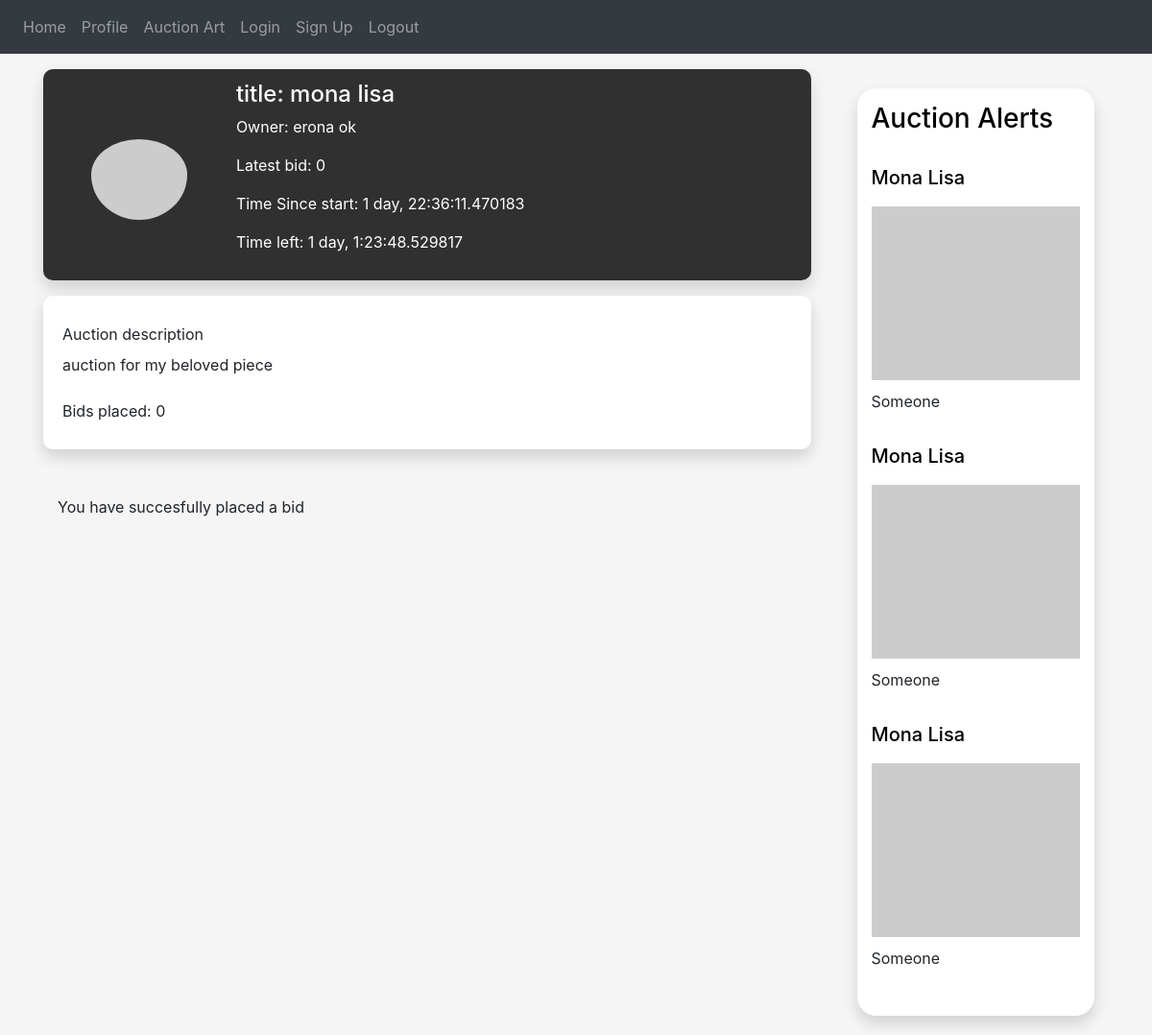
Page /auction?id=1 (signed in) on the committed database.
### auctionly/art/art.py (models this page shows, shortened)
class Art(db.Model):
    id = db.Column(db.Integer, primary_key=True)
    owner_id = db.Column(db.Integer, db.ForeignKey("user.id"))
    name = db.Column(db.String(150))
    description = db.Column(db.String(150))
    image = db.Column(db.String(150))
    art_category = db.Column(db.String(150))
    up_for_auction = db.Column(db.String(5))
    def get_name(self):
        return self.name

### auctionly/users/user.py (models this page shows, shortened)
class User(db.Model, UserMixin):
    __tablename__ = 'user'
    id = db.Column(db.Integer, primary_key=True)
    email = db.Column(db.String(150), unique=True)
    password = db.Column(db.String(150))
    first_name = db.Column(db.String(150))
    last_name = db.Column(db.String(150))
    def get_full_name(self):
        return self.first_name + " " + self.last_name

### auctionly/auction/auction.py (models this page shows, shortened)
class Auction(db.Model):
    id = db.Column(db.Integer, primary_key=True)
    end_time = db.Column(db.DateTime, nullable=False,
                         default=datetime.datetime.utcnow)
    seller_id = db.Column(db.Integer, db.ForeignKey("user.id"))
    art_id = db.Column(db.Integer, db.ForeignKey("art.id"))
    description = db.Column(db.String(150))
    starter_price = db.Column(db.String(150))
    bid_increment = db.Column(db.String(150))
    upload_time = db.Column(db.DateTime, default=datetime.datetime.utcnow)
    def get_upload_time(self):
        return self.upload_time
    def get_seller_id(self):
        return self.seller_id
    def get_auction_id(self):
        return self.id
    def get_art_id(self):
        return self.art_id
    def get_auction_description(self):
        return self.description
    def get_time_since_start(self):
        now = datetime.datetime.now()
        return (now - self.get_upload_time())
    def get_time_left(self):
        """ by default it is set to last 3 days since the start of the auction """
        time_out = self.get_upload_time() + datetime.timedelta(days=3)
        now = datetime.datetime.now()
        return (time_out - now)
    def get_bids(self):
        return Bid.query.filter_by(auction_id=self.get_auction_id()).all()
    def get_highest_bid(self):
        if (self.get_number_of_bids() == 0):
            return None
    def get_latest_bid(self):
        highest_bid = self.get_highest_bid()
        if (highest_bid == None):
            return 0
        else:
            return highest_bid.get_amount()
    def get_number_of_bids(self):
        return len(self.get_bids())
    def get_title(self):
        art = Art.query.filter_by(id=self.get_art_id()).one()
        return art.get_name()

### auctionly/views.py (the view)
@views.route('/auction', methods=['GET', 'POST'])
@login_required
def auction():
    user = flask_login.current_user
    user_id = user.get_id()
    auction_id = request.args.get('id')
    auction = Auction.query.filter_by(id=auction_id).first()
    if request.method == 'POST':
        auction.place_bid(user_id)
    print(auction)
    seller_id = auction.get_seller_id()
    seller = User.query.filter_by(id=seller_id).first()
    bids_placed_by_user = Auction.query.filter_by(seller_id=user_id).first()
    user_placed_highest_bid = False
    if (bids_placed_by_user != None):
        user_placed_highest_bid = True
    return render_template("auction.html", auction=auction,  seller=seller, bid_placed=bids_placed_by_user)

### auctionly/__init__.py (called while the page is built)
def create_app():
    app = Flask(__name__)
    app.config['SECRET_KEY'] = 'alkjsfkalalfks'
    app.config['SQLALCHEMY_DATABASE_URI'] = f'sqlite:///{DB_NAME}'
    db.init_app(app)
    from .views import views
    from .auth import auth
    app.register_blueprint(views, url_prefix='/')
    app.register_blueprint(auth, url_prefix='/')
    from .users.user import User
    create_database(app)
    login_manager = LoginManager()
    login_manager.login_view = 'auth.login'
    login_manager.init_app(app)
    @login_manager.user_loader
    def load_user(id):
        return User.query.get(int(id))
    return app

### auctionly/templates/auction.html (shortened to what this page needs)
{% extends "base.html" %} {% block title %}Auction{% endblock %} {% block content %}
<!DOCTYPE html>
<html lang="en">
<head>
    <link href="../static/css/profile-style.css" rel="stylesheet">
</head>
<div class="container mt-3">
    <div class="main-page">
            <div class="row">
                <div class="col-lg-9 pr-5">
                    <div class="row card-profile">
                        <div class="col-3 d-flex justify-content-center align-items-center">
                            <img src="https://picsum.photos/600/500" class="img-circle" style="padding-top: 10px; align-items: center;">
                        </div>
                        <div class="col-6 pl-3 d-flex justify-content-center align-items-start flex-column">
                            <div class="row">
                                <h4 class="user-name"> title: {{auction.get_title()}} </h4>
                            </div>
                            <div class="row">
                                <p class="user-profession"> Owner: {{seller.get_full_name()}} </p>
                            </div>
                            <div class="row">
                                <p class="user-connections"> Latest bid: {{auction.get_latest_bid()}} </p>
                            </div>
                            <div class="row">
                                <p class="user-connections"> Time Since start: {{auction.get_time_since_start()}} </p>
                            </div>
                            <div class="row">
                                <p class="user-connections"> Time left: {{auction.get_time_left()}}
                            </div>
                        </div>
                    </div>
                    <div class="row h-22 mt-3">
                        <div class="card-about">
                        <div class="col">
                            <div class="row mt-2">
                                <h8 class="mb-2" style="bold">Auction description</h8>
                            </div>
                            <div class="row">
                                <p style="">{{auction.get_auction_description()}}</p>
                            </div>
                            <div class="row mt-2">
                                <h8 class="mb-2" style="bold">Bids placed: {{auction.get_number_of_bids()}}</h8>
                            </div>
                        </div>
                    </div>
                    </div>
                    <br><br>
                    {% if not(bid_placed): %}
                    <form method = "POST">
                        <input type="submit" value="Place €{{auction.get_current_bidding_price()}} Bid" />
                    </form>
                    {% else %}
                        <h8 class="mb-2" style="bold">You have succesfully placed a bid</h8>
                    {% endif %}
                </div>
                <div class="col-lg-3 display: flex">
                    <div class="auctions-card">
                        <h3><a style="color: #000000; text-decoration: none;" type="submit" name="view">Auction Alerts</a></h3>
                        <br>
                        <div class="media">
                            <div class="media-body">
                                <h5><a style="color: #000000; text-decoration: none;" type="submit" name="view">Mona Lisa</a></h5>
                                <img src="https://picsum.photos/600/500" class="img-fluid center-small" style="padding-top: 10px; align-items: center;">
                                <h7><a style="text-decoration: none; padding-top: 10px;" type="submit" name="view">Someone</a></h7>
                            </div>
                        </div>
                        <div class="media">
                            <div class="media-body">
                                <h5><a style="color: #000000; text-decoration: none;" type="submit" name="view">Mona Lisa</a></h5>
                                <img src="https://picsum.photos/600/500" class="img-fluid center-small" style="padding-top: 10px; align-items: center;">
                                <h7><a style="text-decoration: none; padding-top: 10px;" type="submit" name="view">Someone</a></h7>
                            </div>
                        </div>
                        <div class="media">
                            <div class="media-body">
                                <h5><a style="color: #000000; text-decoration: none;" type="submit" name="view">Mona Lisa</a></h5>
                                <img src="https://picsum.photos/600/500" class="img-fluid center-small" style="padding-top: 10px; align-items: center;">
                                <h7><a style="text-decoration: none; padding-top: 10px;" type="submit" name="view">Someone</a></h7>
                            </div>
                        </div>
                    </div>
                    </div>
            </div>
        </div>
    </div>
</body>
</html>
{% endblock %}

### auctionly/static/css/profile-style.css (style rules this page uses)
body { background-color: #f5f5f5f5; }
html { overflow-y: overlay; }
.card-profile { background: -webkit-linear-gradient(top left, #303030, #303030); box-shadow: 0px 8px 16px rgba(0, 0, 0, 0.15); border-radius: 10px; height: 220px; color: #ffffff; }
.img-circle { border-radius: 50%; max-height: 100px; max-width: 100px; }
.card-about { background-color: #ffffff; box-shadow: 0px 8px 16px rgba(0, 0, 0, 0.15); border-radius: 10px; width: 100%; padding: 20px; }
.row { display: flex; }
.auctions-card { padding: 15px; border-radius: 20px; box-shadow: 0px 8px 16px rgba(0, 0, 0, 0.15); background-color: white; display: flex; justify-content: center; flex-direction: column; flex-wrap: wrap; margin-top: 20px; margin-bottom: 20px; }
.center-small { display: block; margin-left: auto; margin-right: auto; width: 100%; }

### rows in the picture
Art: get_title "mona lisa"
User: get_full_name "erona ok"
Auction: get_time_since_start "1 day, 22:36:11.470183", get_time_left "1 day, 1:23:48.529817", get_auction_description "auction for my beloved piece"

### other values in the picture
{{ auction.get_latest_bid() }} "0"
{{ auction.get_number_of_bids() }} "0"
